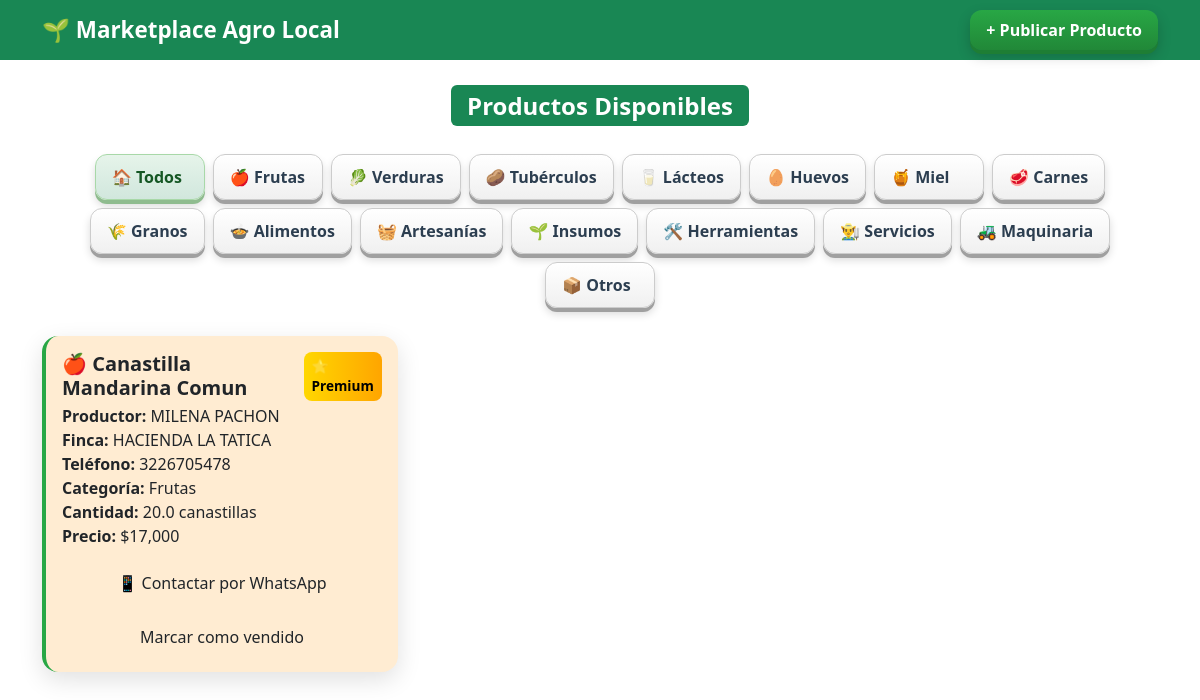
The page /categoria/1 on the database its author committed.
### models.py (models this page shows)
class Categoria(db.Model):
    id = db.Column(db.Integer, primary_key=True)
    nombre = db.Column(db.String(50), nullable=False, unique=True)
    productos = db.relationship('Producto', backref='categoria', lazy=True)

class Producto(db.Model):
    id = db.Column(db.Integer, primary_key=True)
    nombre = db.Column(db.String(100), nullable=False)
    cantidad = db.Column(db.Float, nullable=False)
    unidad = db.Column(db.String(20))
    precio = db.Column(db.Float, nullable=False)
    descripcion = db.Column(db.Text)
    estado = db.Column(db.String(20), default="disponible")
    productor_id = db.Column(db.Integer, db.ForeignKey('productor.id'), nullable=False)
    categoria_id = db.Column(db.Integer, db.ForeignKey('categoria.id'), nullable=False)

class Productor(db.Model):
    id = db.Column(db.Integer, primary_key=True)
    nombre = db.Column(db.String(100), nullable=False)
    finca = db.Column(db.String(100))
    telefono = db.Column(db.String(20), nullable=False)
    es_premium = db.Column(db.Boolean, default=False)
    fecha_suscripcion = db.Column(db.DateTime)
    meses_pagados = db.Column(db.Integer, default=0)
    productos = db.relationship('Producto', backref='productor', lazy=True)

### app.py (the view)
@app.route("/categoria/<int:cat_id>")
def por_categoria(cat_id):
    productos = Producto.query.filter_by(estado="disponible", categoria_id=cat_id).all()
    categorias = Categoria.query.all()
    return render_template(
        "inicio.html",
        productos=productos,
        todas_categorias=categorias,
        categoria_estilos=CATEGORIA_ESTILOS
    )

### templates/inicio.html (shortened to what this page needs)
{% extends "base.html" %}
{% block content %}
<h2 class="text-center mb-4">
  <span class="badge bg-success">Productos Disponibles</span>
</h2>
<div class="mb-4 d-flex flex-wrap justify-content-center">
  <a href="/" class="btn-categoria todos">🏠 Todos</a>
  {% for cat in todas_categorias %}
    {% set estilo = categoria_estilos.get(cat.nombre, {"icono": "🌱"}) %}
    <a href="/categoria/{{ cat.id }}" class="btn-categoria">
      {{ estilo.icono }} {{ cat.nombre }}
    </a>
  {% endfor %}
</div>
{% if productos %}
  <div class="row g-4">
  {% for p in productos %}
    {% set estilo = categoria_estilos.get(p.categoria.nombre, {"icono": "🌱", "color": "#ffffff"}) %}
    <div class="col-md-6 col-lg-4">
      <div class="card h-100" style="background-color: {{ estilo.color }}; border-left: 4px solid #28a745;">
        <div class="card-body d-flex flex-column">
          <div class="d-flex justify-content-between align-items-start">
            <h5 class="card-title mb-1">{{ estilo.icono }} {{ p.nombre }}</h5>
            {% if p.productor.es_premium %}
              <span class="badge-premium">⭐ Premium</span>
            {% endif %}
          </div>
          <p class="card-text flex-grow-1">
            <strong>Productor:</strong> {{ p.productor.nombre }}<br>
            <strong>Finca:</strong> {{ p.productor.finca or "No especificada" }}<br>
            <strong>Teléfono:</strong> {{ p.productor.telefono }}<br>
            <strong>Categoría:</strong> {{ p.categoria.nombre }}<br>
            <strong>Cantidad:</strong> {{ p.cantidad }} {{ p.unidad }}<br>
            <strong>Precio:</strong> ${{ "{:,.0f}".format(p.precio) }}<br>
          </p>
          <a href="https://wa.me/57{{ p.productor.telefono|replace(' ', '')|replace('+', '') }}?text=Hola,%20vi%20tu%20oferta%20de%20{{ p.nombre|urlencode }}%20en%20el%20marketplace"
             class="btn btn-3d mb-2" target="_blank">
             📱 Contactar por WhatsApp
          </a>
          <a href="/vender/{{ p.id }}" class="btn btn-outline-3d mt-2">Marcar como vendido</a>
        </div>
      </div>
    </div>
  {% endfor %}
  </div>
{% else %}
  <div class="text-center py-5">
    <p class="text-muted fs-5">No hay productos disponibles en esta categoría.</p>
    <a href="/publicar" class="btn btn-3d mt-3">+ Publicar tu primer producto</a>
  </div>
{% endif %}
{% endblock %}

### templates/base.html (style rules this page uses)
body { background: linear-gradient(rgba(255, 255, 255, 0.92), rgba(255, 255, 255, 0.92)), url('https://images.unsplash.com/photo-1500382018777-4e0e3f30e759?ixlib=rb-4.0.3&auto=format&fit=crop&w=1950&q=80') center/cover no-repeat fixed; min-height: 100vh; font-family: 'Segoe UI', Tahoma, Geneva, Verdana, sans-serif; color: #2e3a2f; }
.btn-categoria { background: linear-gradient(to bottom, #ffffff, #f0f0f0); color: #2c3e50; border: 1px solid #cccccc; border-radius: 12px; padding: 10px 16px; font-weight: 600; box-shadow: 0 4px 0 #a0a0a0, 0 6px 8px rgba(0,0,0,0.15); transition: all 0.15s ease; display: inline-flex; align-items: center; gap: 6px; margin: 4px; min-width: 110px; text-align: center; text-decoration: none; }
.btn-categoria.todos { background: linear-gradient(to bottom, #e6f4ea, #d1e7dd); color: #155724; border: 1px solid #a8d8a8; box-shadow: 0 4px 0 #8fbc8f, 0 6px 8px rgba(0,0,0,0.15); }
.card { border-radius: 16px; box-shadow: 0 8px 25px rgba(0, 0, 0, 0.12); border: none; transition: transform 0.3s ease, box-shadow 0.3s ease; background: #ffffff; }
h1, h2, h3, h4, h5, h6 { color: #1b5e20; font-weight: 700; }
.badge-premium { background: linear-gradient(to right, #FFD700, #FFA500); color: #000; font-weight: bold; padding: 4px 8px; border-radius: 8px; font-size: 0.85rem; }

### rows shown on the page
Categoria: icono "🍎", nombre "Frutas"
Categoria: icono "🥬", nombre "Verduras"
Categoria: icono "🥔", nombre "Tubérculos"
Categoria: icono "🥛", nombre "Lácteos"
Categoria: icono "🥚", nombre "Huevos"
Categoria: icono "🍯", nombre "Miel"
Categoria: icono "🥩", nombre "Carnes"
Categoria: icono "🌾", nombre "Granos"
Categoria: icono "🍲", nombre "Alimentos"
Categoria: icono "🧺", nombre "Artesanías"
Categoria: icono "🌱", nombre "Insumos"
Categoria: icono "🛠️", nombre "Herramientas"
Categoria: icono "👨‍🌾", nombre "Servicios"
Categoria: icono "🚜", nombre "Maquinaria"
Categoria: icono "📦", nombre "Otros"
Producto: icono "🍎", nombre "Canastilla Mandarina Comun", productor.nombre "MILENA PACHON", productor "HACIENDA LA TATICA", productor.telefono "3226705478", categoria.nombre "Frutas", cantidad "20.0", unidad "canastillas", precio "17,000"
